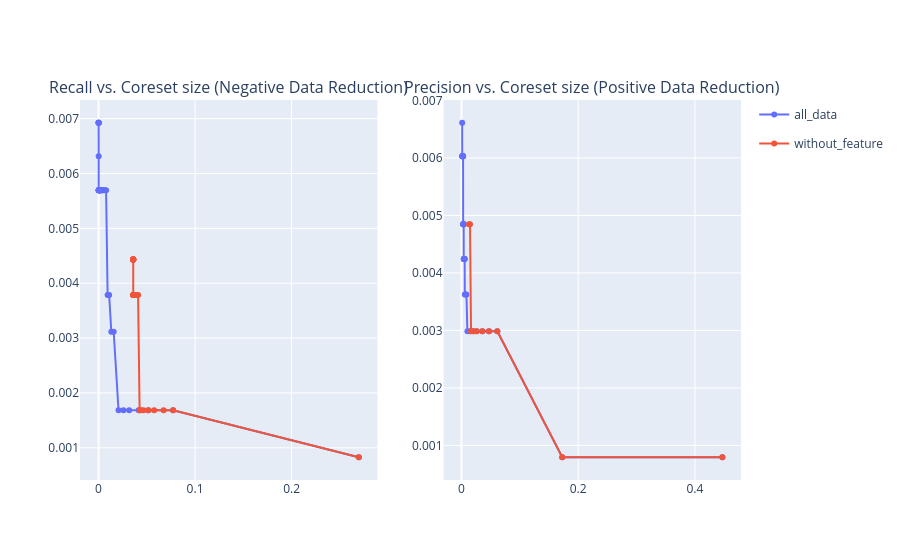

Source (notebook cell):
### Code cell
compare_gurantees_without_feature(coretab_dt, 'annual_inc')
